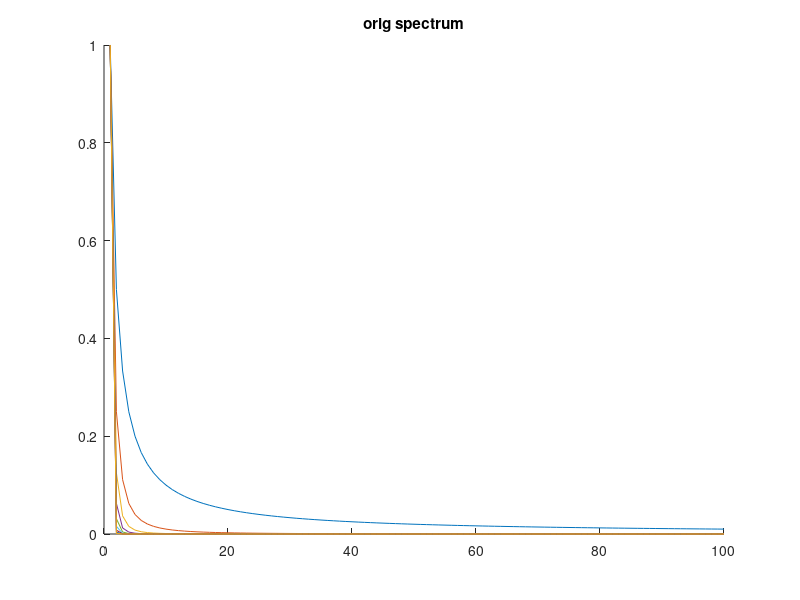
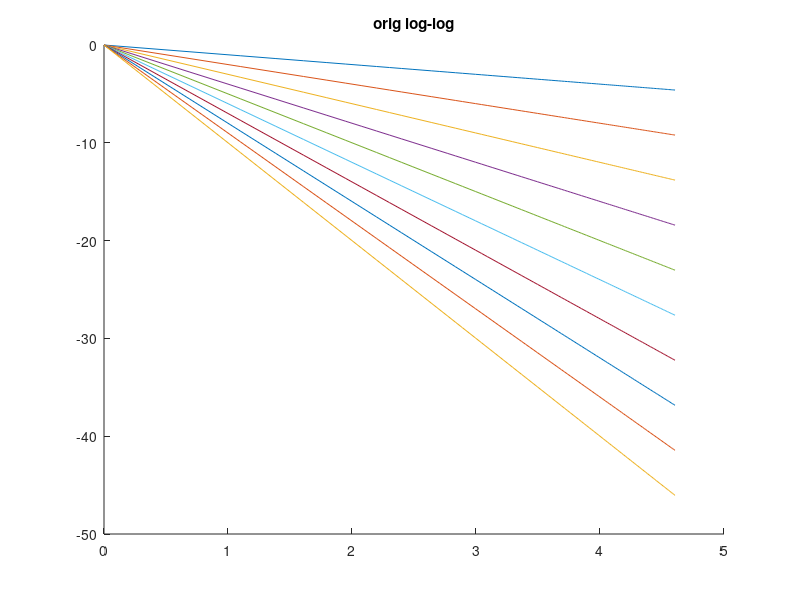
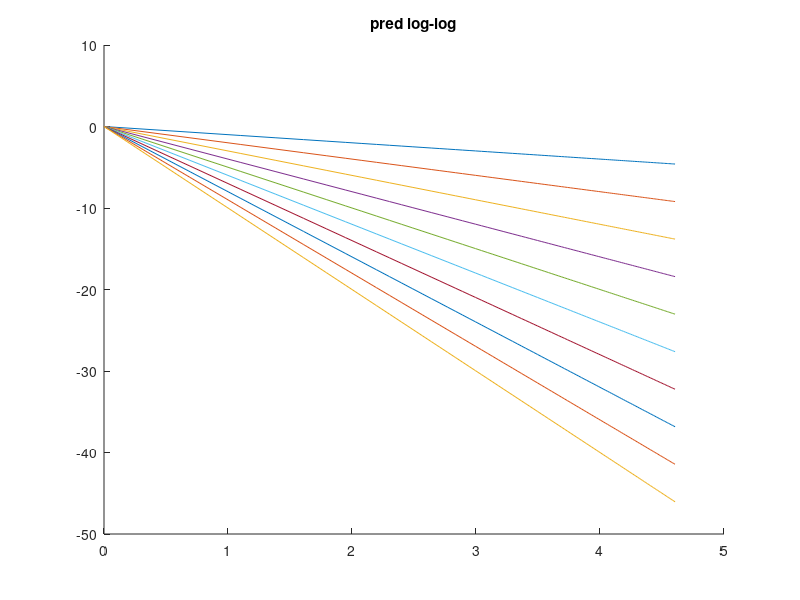
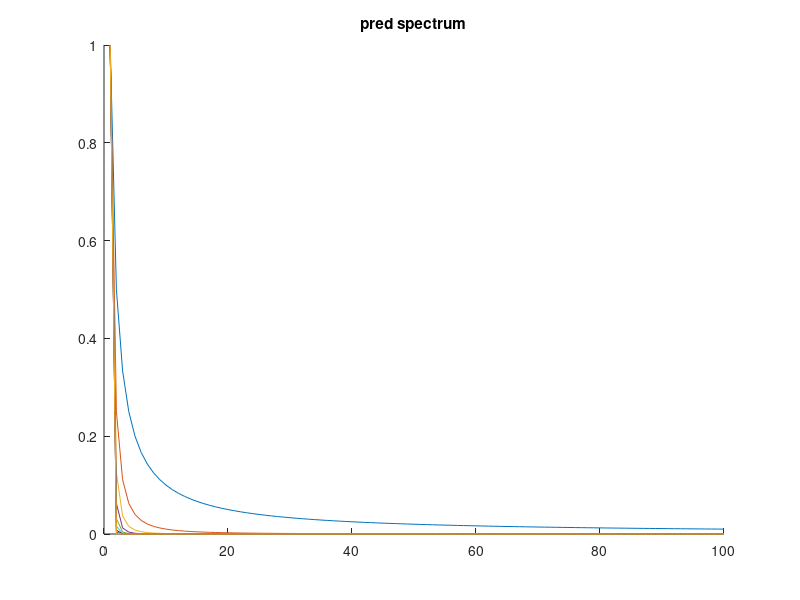

These charts were generated, in order, by the following MATLAB code:
%%
x = 1:100;
a = 1:10;

figure;
ax1=gca;
hold on;
title('orig spectrum');

figure;
ax2=gca;
hold on;
title('orig log-log');

figure;
ax3=gca;
hold on;
title('pred log-log');

figure;
ax4=gca;
hold on;
title('pred spectrum');

b  = [];
yp = [];
for it = 1:length(a)
    
    %subplot(211);
    fx = 1./(x.^a(it));
    plot(ax1,x,fx);
    
%     subplot(212);
     fx = 1./(x.^a(it));
     plot(ax2,log(x),log(fx));
    
     b(it,:) = regress(log(fx)',[ones(length(x),1) log(x)']);
     
     yp(:,it) = b(it,1)+b(it,2)*log(x)';
     
     plot(ax3,log(x),yp(:,it));
     
     plot(ax4,x,1./(x.^abs(b(it,2))));
end;
